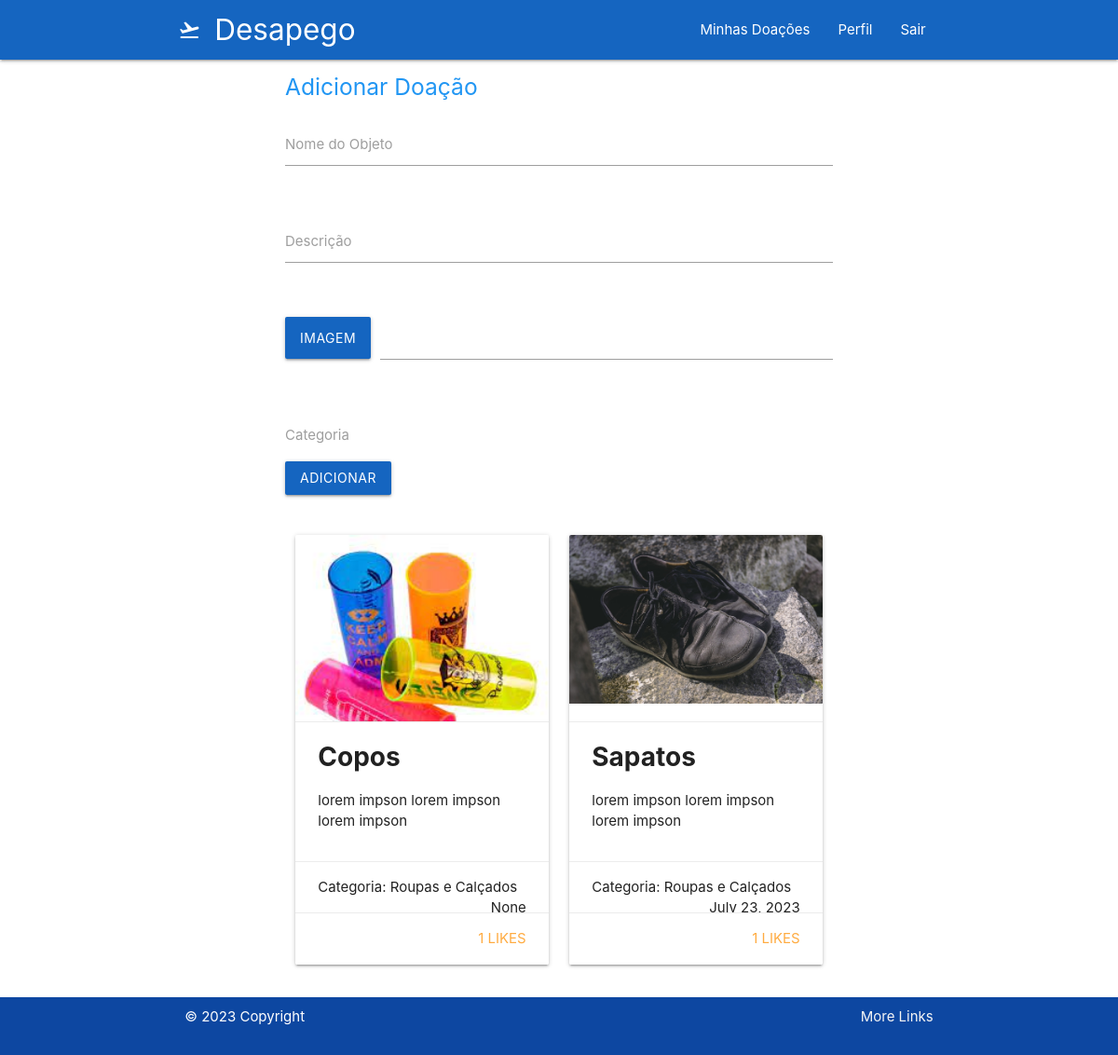
The app's page /own (signed in) with its own data.
### doeja/models/Donations.py (models this page shows, shortened)
class Donation(TimestampedModel):
    user = models.ForeignKey(Profile, on_delete=models.CASCADE)
    name_of_object = models.CharField(max_length=100, null=True, blank=True)
    description = models.CharField(max_length=255, null=True, blank=True)
    date_of_donation = models.DateField(default=None, null=True, blank=True)
    status = models.IntegerField(choices=DONATION_STATUS, default=1)
    picture = models.ImageField(null=True, blank=True)
    category = models.IntegerField(choices=CATEGORY_CHOICES, default=1)
    likes = models.ManyToManyField(User, related_name='likes', blank=True)

### doeja/views/HomeView.py (the view)
def own_donation(request):
    if request.method == 'POST':
        form = DonationForm(request.POST, request.FILES)
        if form.is_valid():
            donation = form.save(commit=False)
            donation.user = request.user.profile
            donation.save()
            return redirect('own_donation')
    else:
        form = DonationForm()
    user = Profile.objects.get(user=request.user)
    donations = Donation.objects.filter(user=user).order_by('-created_at')
    context = {
        'donations': donations,
        'form': form,
    }
    return render(request, template_name='home/own_donation.html', context=context)

### doeja/forms/DonationForm.py
class DonationForm(forms.ModelForm):
    class Meta:
        model = Donation
        fields = (
            'name_of_object',
            'description',
            'picture',
            'category',
        )
        widgets = {
            'category': forms.SelectMultiple(attrs={'class': 'materialize-select'}),
        }

### doeja/templates/home/own_donation.html (shortened to what this page needs)
{% extends 'base.html' %} {% load static %} {% block title%}Doações {% endblock%}
{% block content %}
<div>
  <div class="container">
      {% if user.is_authenticated %}
      <div class="col">
          <div class="container">
          <h5 class="blue-text darken-4">Adicionar Doação</h5>
            <form method="post" enctype="multipart/form-data">
              <div class="row">
                <div class="input-field col s12">
                  {{ form.name_of_object }}
                  <label for="id_name_of_object">Nome do Objeto</label>
                </div>
              </div>
              <div class="row">
                <div class="input-field col s12">
                  {{ form.description }}
                  <label for="id_description">Descrição</label>
                </div>
              </div>
              <div class="row">
                <div class="file-field input-field col s12">
                  <div class="btn blue darken-3">
                    <span>Imagem</span>
                  </div>
                  <div class="file-path-wrapper">
                    <input class="file-path validate" type="text">
                  </div>
                </div>
              </div>
              <div class="row">
                <div class="input-field col s12">
                    <label for="id_category">Categoria</label>
                </div>
            </div>
              <div class="row">
                <div class="input-field col s12">
                  <button type="submit" class="btn waves-effect waves-light blue darken-3">Adicionar</button>
                </div>
              </div>
            </form>
          </div>
        </div>
    {% endif %}
    <div class="container">
      <div class="row">
          {% for donation in donations %}
          <div class="col s12 m6">
              <div class="card">
                  {% if donation.picture %}
                  <div class="card-image">
                      <img src="{{ donation.picture.url }}" alt="{{ donation.name_of_object }}">
                  </div>
                  {% endif %}
                  <div class="card-action">
                      <span class="text-black h3" style="font-weight: bold; font-size: 28px;">{{ donation.name_of_object }}</span>
                      <p>{{ donation.description }}</p>
                  </div>
                  <div class="card-action">
                      <span>Categoria: {{ donation.get_category_display }}</span>
                      <span class="right">{{ donation.date_of_donation }}</span>
                  </div>
                  {% if user.is_authenticated %}
                  <div class="card-action">
                      <a href="{% url 'like_donation' donation_id=donation.id %}">
                          <span class="right">{{ donation.likes.count }} Likes</span>
                      </a>
                  </div>
                  {% endif %}
              </div>
          </div>
          {% endfor %}
      </div>
  </div>
</div>
{% endblock content %}

### doeja/templates/home/own_donation.html (style rules this page uses)
.card-image { object-fit: cover; height: 200px; width: 100%; }

### records on screen
Donation: picture (picture), name_of_object "Copos", description "lorem impson lorem impson lorem impson", category "Roupas e Calçados", date_of_donation "None", likes.count "1"
Donation: picture (picture), name_of_object "Sapatos", description "lorem impson lorem impson lorem impson", category "Roupas e Calçados", date_of_donation "July 23, 2023", likes.count "1"
